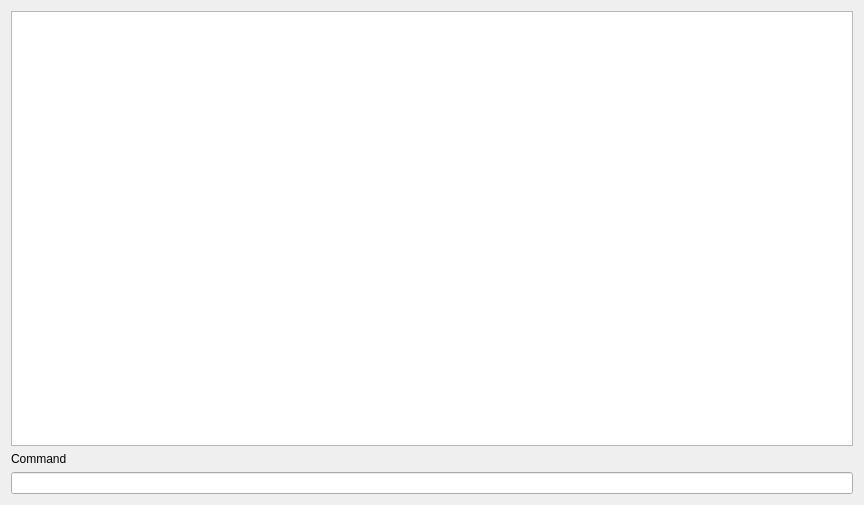
<?xml version="1.0" encoding="UTF-8"?>
<ui version="4.0">
 <class>Form</class>
 <widget class="QWidget" name="Form">
  <property name="geometry">
   <rect>
    <x>0</x>
    <y>0</y>
    <width>864</width>
    <height>505</height>
   </rect>
  </property>
  <property name="maximumSize">
   <size>
    <width>16777215</width>
    <height>16777215</height>
   </size>
  </property>
  <property name="windowTitle">
   <string>Form</string>
  </property>
  <layout class="QGridLayout" name="gridLayout_2">
   <item row="0" column="0">
    <widget class="QSplitter" name="splitter">
     <property name="orientation">
      <enum>Qt::Horizontal</enum>
     </property>
     <widget class="QWidget" name="">
      <layout class="QVBoxLayout" name="verticalLayout_9">
       <item>
        <layout class="QVBoxLayout" name="verticalLayout_2">
         <property name="sizeConstraint">
          <enum>QLayout::SetDefaultConstraint</enum>
         </property>
         <item>
          <widget class="QTextEdit" name="textEdit"/>
         </item>
        </layout>
       </item>
       <item>
        <layout class="QVBoxLayout" name="verticalLayout">
         <item>
          <widget class="QLabel" name="label_2">
           <property name="sizePolicy">
            <sizepolicy hsizetype="Expanding" vsizetype="Minimum">
             <horstretch>0</horstretch>
             <verstretch>0</verstretch>
            </sizepolicy>
           </property>
           <property name="text">
            <string>Command</string>
           </property>
          </widget>
         </item>
         <item>
          <widget class="QLineEdit" name="lineEdit">
           <property name="sizePolicy">
            <sizepolicy hsizetype="Expanding" vsizetype="Fixed">
             <horstretch>0</horstretch>
             <verstretch>0</verstretch>
            </sizepolicy>
           </property>
          </widget>
         </item>
        </layout>
       </item>
      </layout>
     </widget>
    </widget>
   </item>
  </layout>
  <zorder></zorder>
  <zorder></zorder>
  <zorder>label</zorder>
  <zorder>label_2</zorder>
  <zorder>splitter_2</zorder>
  <zorder>splitter_2</zorder>
  <zorder>line</zorder>
  <zorder>layoutWidget_5</zorder>
  <zorder>layoutWidget_5</zorder>
  <zorder>splitter</zorder>
 </widget>
 <resources/>
 <connections/>
</ui>
